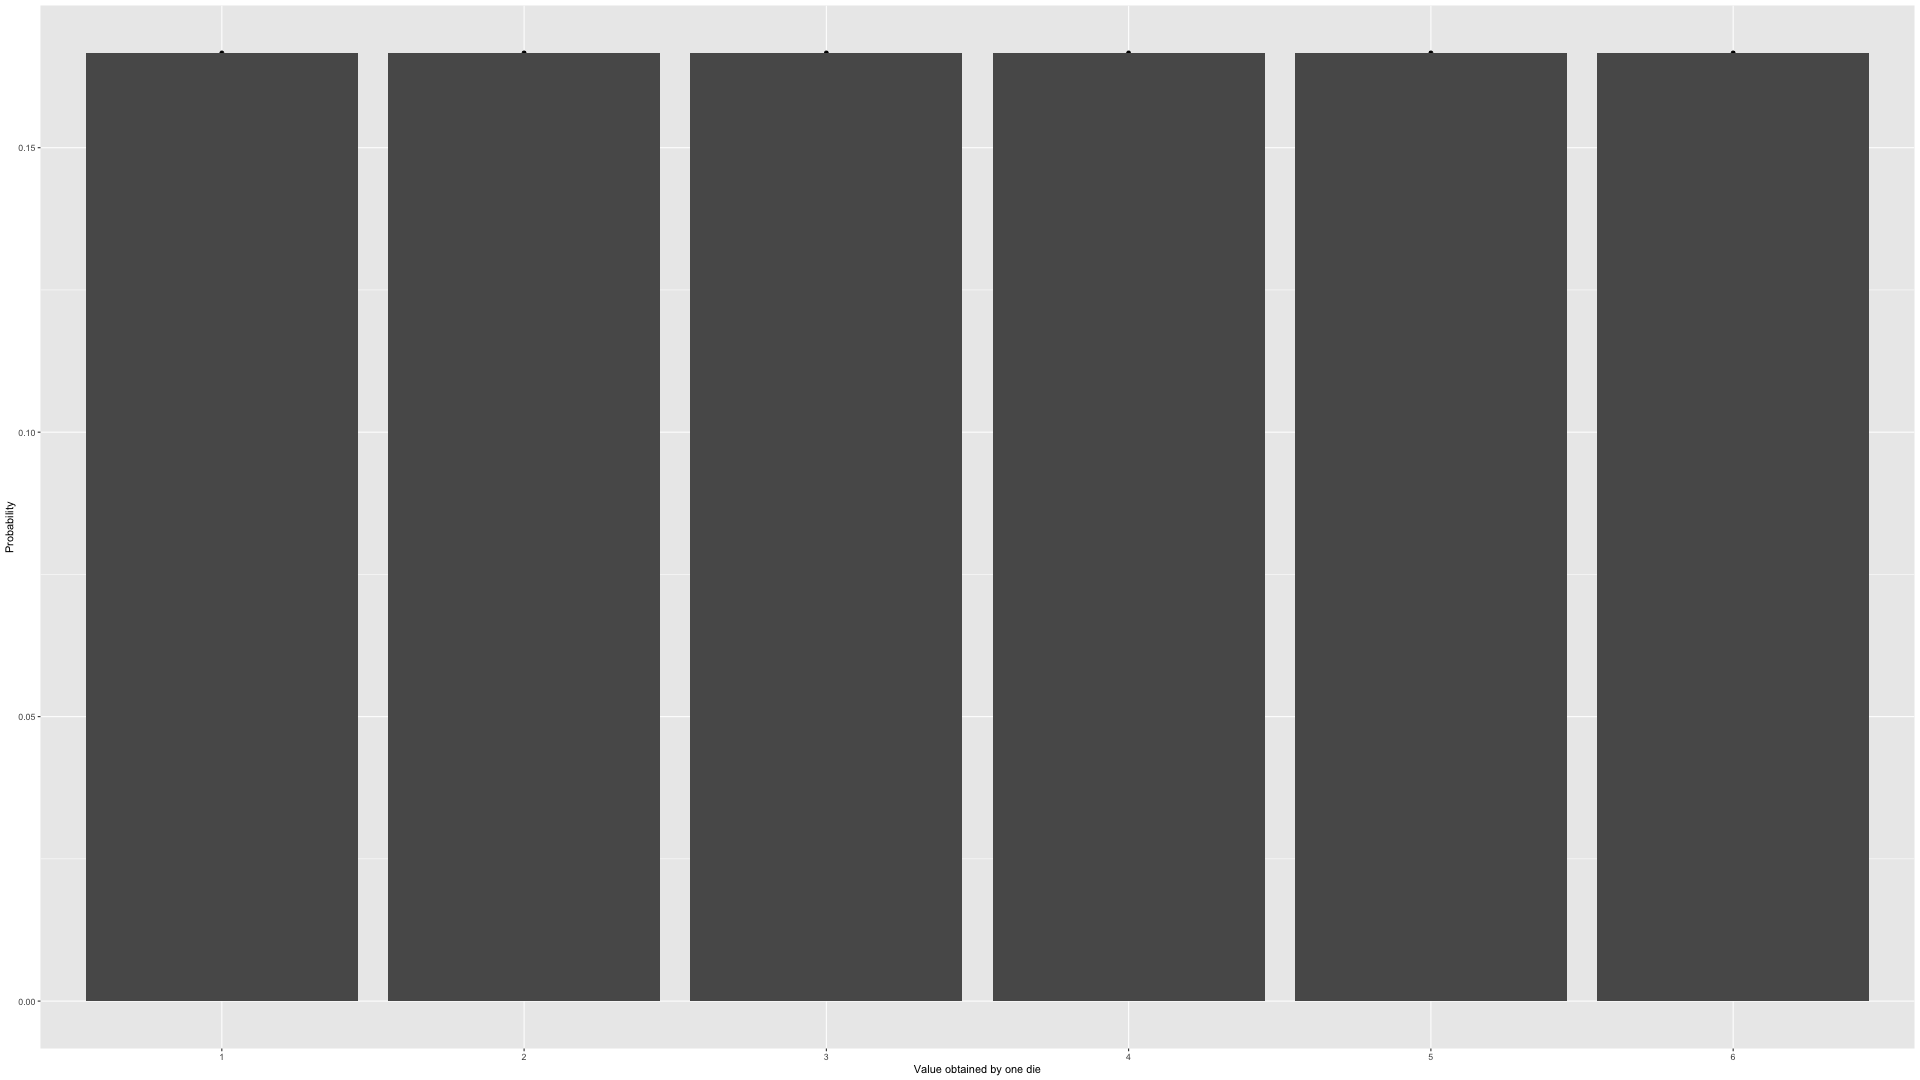

The script that saved this image:
max <- 6
nb_events <- max
proba <- as.vector(1:max)

for (i in 1:max) {
  proba[i] <- 1 / nb_events
}

require(ggplot2)

png("2.1.png", width=1920, height=1080)
qplot(factor(1:max), proba[1:max],
xlab = "Value obtained by one die",
ylab = "Probability") + geom_bar(stat="identity")
dev.off() 